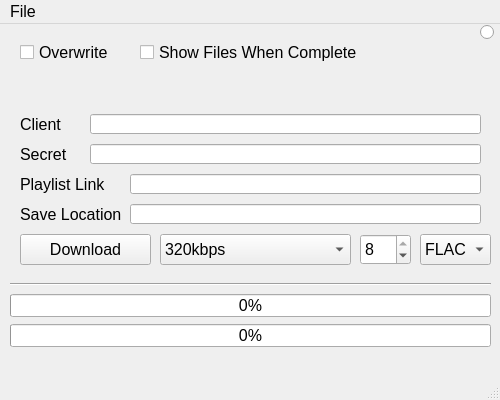
<?xml version="1.0" encoding="UTF-8"?>
<ui version="4.0">
 <class>MainWindow</class>
 <widget class="QMainWindow" name="MainWindow">
  <property name="geometry">
   <rect>
    <x>0</x>
    <y>0</y>
    <width>500</width>
    <height>400</height>
   </rect>
  </property>
  <property name="sizePolicy">
   <sizepolicy hsizetype="Fixed" vsizetype="Fixed">
    <horstretch>0</horstretch>
    <verstretch>0</verstretch>
   </sizepolicy>
  </property>
  <property name="minimumSize">
   <size>
    <width>500</width>
    <height>400</height>
   </size>
  </property>
  <property name="maximumSize">
   <size>
    <width>800</width>
    <height>400</height>
   </size>
  </property>
  <property name="font">
   <font>
    <pointsize>12</pointsize>
   </font>
  </property>
  <property name="windowTitle">
   <string>MainWindow</string>
  </property>
  <widget class="QWidget" name="centralwidget">
   <widget class="QLineEdit" name="playlistLinkBox">
    <property name="geometry">
     <rect>
      <x>130</x>
      <y>150</y>
      <width>351</width>
      <height>20</height>
     </rect>
    </property>
    <property name="text">
     <string/>
    </property>
   </widget>
   <widget class="QComboBox" name="qualityComboBox">
    <property name="geometry">
     <rect>
      <x>160</x>
      <y>210</y>
      <width>191</width>
      <height>31</height>
     </rect>
    </property>
    <property name="insertPolicy">
     <enum>QComboBox::NoInsert</enum>
    </property>
    <item>
     <property name="text">
      <string>320kbps</string>
     </property>
    </item>
    <item>
     <property name="text">
      <string>256kbps</string>
     </property>
    </item>
    <item>
     <property name="text">
      <string>192kbps</string>
     </property>
    </item>
    <item>
     <property name="text">
      <string>128kbps</string>
     </property>
    </item>
   </widget>
   <widget class="QPushButton" name="downloadButton">
    <property name="geometry">
     <rect>
      <x>20</x>
      <y>210</y>
      <width>131</width>
      <height>31</height>
     </rect>
    </property>
    <property name="text">
     <string>Download</string>
    </property>
   </widget>
   <widget class="QLineEdit" name="spotifyID">
    <property name="enabled">
     <bool>true</bool>
    </property>
    <property name="geometry">
     <rect>
      <x>90</x>
      <y>90</y>
      <width>391</width>
      <height>20</height>
     </rect>
    </property>
    <property name="sizePolicy">
     <sizepolicy hsizetype="Fixed" vsizetype="Fixed">
      <horstretch>0</horstretch>
      <verstretch>0</verstretch>
     </sizepolicy>
    </property>
    <property name="autoFillBackground">
     <bool>false</bool>
    </property>
   </widget>
   <widget class="QLineEdit" name="spotifySecret">
    <property name="enabled">
     <bool>true</bool>
    </property>
    <property name="geometry">
     <rect>
      <x>90</x>
      <y>120</y>
      <width>391</width>
      <height>20</height>
     </rect>
    </property>
   </widget>
   <widget class="QProgressBar" name="totalProgressBar">
    <property name="geometry">
     <rect>
      <x>10</x>
      <y>270</y>
      <width>481</width>
      <height>23</height>
     </rect>
    </property>
    <property name="value">
     <number>0</number>
    </property>
   </widget>
   <widget class="QLabel" name="label">
    <property name="geometry">
     <rect>
      <x>20</x>
      <y>90</y>
      <width>47</width>
      <height>21</height>
     </rect>
    </property>
    <property name="text">
     <string>Client</string>
    </property>
   </widget>
   <widget class="QLabel" name="label_2">
    <property name="geometry">
     <rect>
      <x>20</x>
      <y>120</y>
      <width>47</width>
      <height>21</height>
     </rect>
    </property>
    <property name="text">
     <string>Secret</string>
    </property>
   </widget>
   <widget class="Line" name="line">
    <property name="geometry">
     <rect>
      <x>10</x>
      <y>250</y>
      <width>481</width>
      <height>20</height>
     </rect>
    </property>
    <property name="orientation">
     <enum>Qt::Horizontal</enum>
    </property>
   </widget>
   <widget class="QLineEdit" name="savePathBox">
    <property name="geometry">
     <rect>
      <x>130</x>
      <y>180</y>
      <width>351</width>
      <height>20</height>
     </rect>
    </property>
    <property name="text">
     <string/>
    </property>
   </widget>
   <widget class="QProgressBar" name="songProgressBar">
    <property name="geometry">
     <rect>
      <x>10</x>
      <y>300</y>
      <width>481</width>
      <height>23</height>
     </rect>
    </property>
    <property name="value">
     <number>0</number>
    </property>
   </widget>
   <widget class="QCheckBox" name="explorerCheckBox">
    <property name="geometry">
     <rect>
      <x>140</x>
      <y>20</y>
      <width>231</width>
      <height>17</height>
     </rect>
    </property>
    <property name="text">
     <string>Show Files When Complete</string>
    </property>
   </widget>
   <widget class="QCheckBox" name="overwriteCheckBox">
    <property name="geometry">
     <rect>
      <x>20</x>
      <y>20</y>
      <width>101</width>
      <height>17</height>
     </rect>
    </property>
    <property name="text">
     <string>Overwrite</string>
    </property>
   </widget>
   <widget class="QLabel" name="label_3">
    <property name="geometry">
     <rect>
      <x>20</x>
      <y>150</y>
      <width>111</width>
      <height>21</height>
     </rect>
    </property>
    <property name="text">
     <string>Playlist Link</string>
    </property>
   </widget>
   <widget class="QLabel" name="label_4">
    <property name="geometry">
     <rect>
      <x>20</x>
      <y>180</y>
      <width>121</width>
      <height>21</height>
     </rect>
    </property>
    <property name="text">
     <string>Save Location</string>
    </property>
   </widget>
   <widget class="QComboBox" name="formatComboBox">
    <property name="enabled">
     <bool>true</bool>
    </property>
    <property name="geometry">
     <rect>
      <x>420</x>
      <y>210</y>
      <width>71</width>
      <height>31</height>
     </rect>
    </property>
    <property name="insertPolicy">
     <enum>QComboBox::NoInsert</enum>
    </property>
    <item>
     <property name="text">
      <string>FLAC</string>
     </property>
    </item>
    <item>
     <property name="text">
      <string>MP3</string>
     </property>
    </item>
   </widget>
   <widget class="QSpinBox" name="compressionLevelSpinBox">
    <property name="geometry">
     <rect>
      <x>360</x>
      <y>210</y>
      <width>51</width>
      <height>31</height>
     </rect>
    </property>
    <property name="toolTip">
     <string/>
    </property>
    <property name="maximum">
     <number>8</number>
    </property>
    <property name="value">
     <number>8</number>
    </property>
   </widget>
   <widget class="QPlainTextEdit" name="consoleTextBox">
    <property name="enabled">
     <bool>true</bool>
    </property>
    <property name="geometry">
     <rect>
      <x>510</x>
      <y>10</y>
      <width>271</width>
      <height>321</height>
     </rect>
    </property>
    <property name="font">
     <font>
      <family>Consolas</family>
      <pointsize>10</pointsize>
     </font>
    </property>
    <property name="focusPolicy">
     <enum>Qt::NoFocus</enum>
    </property>
    <property name="verticalScrollBarPolicy">
     <enum>Qt::ScrollBarAlwaysOn</enum>
    </property>
    <property name="undoRedoEnabled">
     <bool>false</bool>
    </property>
    <property name="centerOnScroll">
     <bool>true</bool>
    </property>
   </widget>
   <widget class="QRadioButton" name="expandWindowButton">
    <property name="geometry">
     <rect>
      <x>480</x>
      <y>0</y>
      <width>82</width>
      <height>17</height>
     </rect>
    </property>
    <property name="text">
     <string/>
    </property>
   </widget>
  </widget>
  <widget class="QMenuBar" name="menubar">
   <property name="geometry">
    <rect>
     <x>0</x>
     <y>0</y>
     <width>500</width>
     <height>27</height>
    </rect>
   </property>
   <widget class="QMenu" name="menuFile">
    <property name="title">
     <string>File</string>
    </property>
    <addaction name="actionSave_Keys"/>
    <addaction name="actionImport_Keys"/>
    <addaction name="actionRemove_Keys"/>
    <addaction name="separator"/>
   </widget>
   <addaction name="menuFile"/>
  </widget>
  <widget class="QStatusBar" name="statusbar"/>
  <action name="actionRemove_Keys">
   <property name="enabled">
    <bool>true</bool>
   </property>
   <property name="text">
    <string>Remove Keys</string>
   </property>
  </action>
  <action name="actionImport_Keys">
   <property name="text">
    <string>Load Keys</string>
   </property>
  </action>
  <action name="actionQuit">
   <property name="text">
    <string>Quit</string>
   </property>
  </action>
  <action name="actionExport_Keys">
   <property name="text">
    <string>Export Keys</string>
   </property>
  </action>
  <action name="actionSave_Keys">
   <property name="text">
    <string>Save Keys</string>
   </property>
  </action>
 </widget>
 <resources/>
 <connections/>
</ui>
